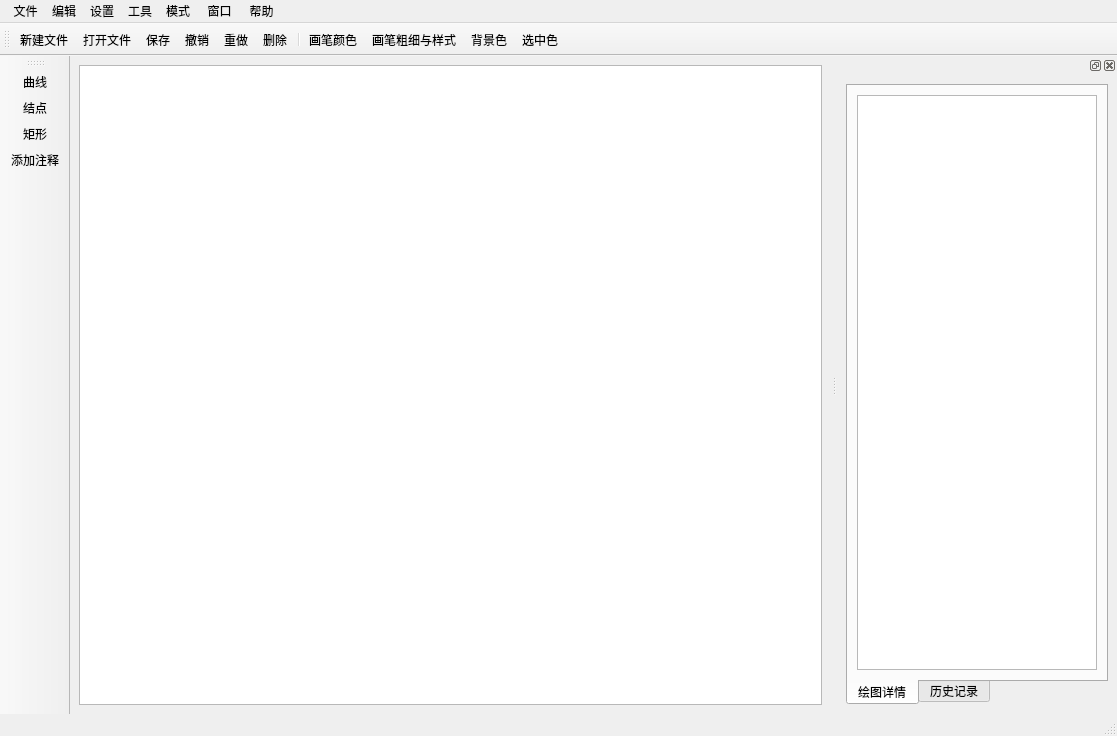
<?xml version="1.0" encoding="UTF-8"?>
<ui version="4.0">
 <class>MainWindow</class>
 <widget class="QMainWindow" name="MainWindow">
  <property name="geometry">
   <rect>
    <x>0</x>
    <y>0</y>
    <width>1117</width>
    <height>736</height>
   </rect>
  </property>
  <property name="windowTitle">
   <string>MainWindow</string>
  </property>
  <widget class="QWidget" name="centralwidget">
   <layout class="QVBoxLayout" name="verticalLayout_4">
    <item>
     <widget class="QGraphicsView" name="graphicsView">
      <property name="renderHints">
       <set>QPainter::Antialiasing|QPainter::TextAntialiasing</set>
      </property>
     </widget>
    </item>
   </layout>
  </widget>
  <widget class="QMenuBar" name="menubar">
   <property name="geometry">
    <rect>
     <x>0</x>
     <y>0</y>
     <width>1117</width>
     <height>26</height>
    </rect>
   </property>
   <widget class="QMenu" name="menuFile">
    <property name="title">
     <string> 文件</string>
    </property>
    <widget class="QMenu" name="menuRecent_File">
     <property name="title">
      <string> 最近打开的文件</string>
     </property>
     <addaction name="actionFlie_List"/>
    </widget>
    <addaction name="actionNew"/>
    <addaction name="actionOpen"/>
    <addaction name="menuRecent_File"/>
    <addaction name="separator"/>
    <addaction name="actionSave"/>
    <addaction name="actionSave_Image"/>
    <addaction name="actionSave_As"/>
    <addaction name="actionSave_All"/>
    <addaction name="separator"/>
    <addaction name="actionImport_Data"/>
    <addaction name="actionOutput_Data"/>
    <addaction name="separator"/>
    <addaction name="actionClose"/>
    <addaction name="separator"/>
    <addaction name="actionQuit"/>
   </widget>
   <widget class="QMenu" name="menuEdit">
    <property name="title">
     <string>编辑</string>
    </property>
    <widget class="QMenu" name="menuFind_or_Replace">
     <property name="title">
      <string>查找/替换</string>
     </property>
     <addaction name="actionFind"/>
     <addaction name="actionReplace"/>
    </widget>
    <addaction name="actionUndo"/>
    <addaction name="actionRedo"/>
    <addaction name="actionDelete"/>
    <addaction name="menuFind_or_Replace"/>
   </widget>
   <widget class="QMenu" name="menuSettings">
    <property name="title">
     <string>设置</string>
    </property>
    <widget class="QMenu" name="menuDraw_Tools">
     <property name="title">
      <string>绘图工具</string>
     </property>
     <widget class="QMenu" name="menuLine">
      <property name="title">
       <string>线</string>
      </property>
      <addaction name="actionArc"/>
     </widget>
     <addaction name="menuLine"/>
     <addaction name="actionCircle"/>
     <addaction name="actionRectangle"/>
    </widget>
    <addaction name="menuDraw_Tools"/>
    <addaction name="separator"/>
    <addaction name="actionPen_Thickness"/>
    <addaction name="actionPen_Color"/>
    <addaction name="actionBackground_Color"/>
    <addaction name="actionAccent_Color"/>
    <addaction name="actionProperty_And_History"/>
   </widget>
   <widget class="QMenu" name="menuTools">
    <property name="title">
     <string>工具</string>
    </property>
    <widget class="QMenu" name="menuNodes_Edges_Details">
     <property name="title">
      <string>结点与边详情</string>
     </property>
     <widget class="QMenu" name="menuNode_s_Degree">
      <property name="title">
       <string>结点的度</string>
      </property>
      <widget class="QMenu" name="menuDigraph_s_Degrees">
       <property name="title">
        <string>有向图的度</string>
       </property>
       <addaction name="actionOut_degree"/>
       <addaction name="actionIn_degree"/>
      </widget>
      <addaction name="menuDigraph_s_Degrees"/>
      <addaction name="actionRedigraph_s_Degrees"/>
     </widget>
     <addaction name="actionNode_s_Name"/>
     <addaction name="actionEdge_Name"/>
     <addaction name="actionEdge_s_Weight"/>
     <addaction name="menuNode_s_Degree"/>
    </widget>
    <widget class="QMenu" name="menuPathway_and_Loop">
     <property name="title">
      <string>通路和回路</string>
     </property>
     <widget class="QMenu" name="menuPathway">
      <property name="title">
       <string> 通路</string>
      </property>
      <addaction name="actionEasy_Pathway"/>
      <addaction name="actionComplicated_Pathway"/>
     </widget>
     <widget class="QMenu" name="menuLoop">
      <property name="title">
       <string> 回路</string>
      </property>
      <addaction name="actionEasy_Loop"/>
      <addaction name="actionComplicated_Loop"/>
     </widget>
     <addaction name="menuPathway"/>
     <addaction name="menuLoop"/>
    </widget>
    <widget class="QMenu" name="menuGraph_Matrix">
     <property name="title">
      <string>图的矩阵</string>
     </property>
     <addaction name="actionIncidence_Matrix_Undigraph"/>
     <addaction name="actionAdjacent_Matrix_Digraph"/>
     <addaction name="actionReachable_Matrix"/>
    </widget>
    <widget class="QMenu" name="menuSpecial_Graph">
     <property name="title">
      <string>特殊图</string>
     </property>
     <widget class="QMenu" name="menuEuler_Graph">
      <property name="title">
       <string>欧拉图</string>
      </property>
      <addaction name="actionFind_Euler_Loop"/>
      <addaction name="actionEuler_PathWay"/>
     </widget>
     <widget class="QMenu" name="menuHamiltonian_Graph">
      <property name="title">
       <string>哈密顿图</string>
      </property>
      <addaction name="actionFind_Hamiltonian_Loop"/>
     </widget>
     <addaction name="actionBigraph"/>
     <addaction name="menuEuler_Graph"/>
     <addaction name="menuHamiltonian_Graph"/>
    </widget>
    <widget class="QMenu" name="menuShortest_Path_and_Critical_Path">
     <property name="title">
      <string>最短路径和关键路径</string>
     </property>
     <addaction name="actionShortest_Path"/>
     <addaction name="actionCritical_Path"/>
    </widget>
    <addaction name="menuNodes_Edges_Details"/>
    <addaction name="menuPathway_and_Loop"/>
    <addaction name="menuGraph_Matrix"/>
    <addaction name="menuSpecial_Graph"/>
    <addaction name="menuShortest_Path_and_Critical_Path"/>
    <addaction name="actionGraph_Coloring_Problem"/>
   </widget>
   <widget class="QMenu" name="menuMode">
    <property name="title">
     <string>模式</string>
    </property>
    <addaction name="actionRedigraph_Mode"/>
    <addaction name="actionDigraph_Mode"/>
   </widget>
   <widget class="QMenu" name="menuWinodws">
    <property name="title">
     <string> 窗口</string>
    </property>
    <widget class="QMenu" name="menuLanguage">
     <property name="title">
      <string> 语言</string>
     </property>
     <addaction name="actionSetEnglish"/>
     <addaction name="actionSetChinese"/>
    </widget>
    <addaction name="actionMinimise"/>
    <addaction name="actionMaximize"/>
    <addaction name="actionMini_Mode"/>
    <addaction name="actionHide_ToolBar"/>
    <addaction name="menuLanguage"/>
   </widget>
   <widget class="QMenu" name="menuHelp">
    <property name="title">
     <string> 帮助</string>
    </property>
    <addaction name="actionConnect_Author"/>
    <addaction name="actionWelcome"/>
    <addaction name="actionHelp_Document"/>
   </widget>
   <addaction name="menuFile"/>
   <addaction name="menuEdit"/>
   <addaction name="menuSettings"/>
   <addaction name="menuTools"/>
   <addaction name="menuMode"/>
   <addaction name="menuWinodws"/>
   <addaction name="menuHelp"/>
  </widget>
  <widget class="QStatusBar" name="statusbar"/>
  <widget class="QToolBar" name="general_utility_toolBar">
   <property name="windowTitle">
    <string>  常规功能</string>
   </property>
   <attribute name="toolBarArea">
    <enum>TopToolBarArea</enum>
   </attribute>
   <attribute name="toolBarBreak">
    <bool>false</bool>
   </attribute>
   <addaction name="actionNew"/>
   <addaction name="actionOpen"/>
   <addaction name="actionSave"/>
   <addaction name="actionUndo"/>
   <addaction name="actionRedo"/>
   <addaction name="actionDelete"/>
   <addaction name="separator"/>
   <addaction name="actionPen_Color"/>
   <addaction name="actionPen_Thickness"/>
   <addaction name="actionBackground_Color"/>
   <addaction name="actionAccent_Color"/>
  </widget>
  <widget class="QToolBar" name="graphical_toolBar">
   <property name="windowTitle">
    <string> 绘图工具</string>
   </property>
   <attribute name="toolBarArea">
    <enum>LeftToolBarArea</enum>
   </attribute>
   <attribute name="toolBarBreak">
    <bool>false</bool>
   </attribute>
   <addaction name="actionArc"/>
   <addaction name="actionCircle"/>
   <addaction name="actionRectangle"/>
   <addaction name="actionAdd_Annotation"/>
  </widget>
  <widget class="QDockWidget" name="dockWidget">
   <property name="minimumSize">
    <size>
     <width>270</width>
     <height>178</height>
    </size>
   </property>
   <property name="maximumSize">
    <size>
     <width>280</width>
     <height>524287</height>
    </size>
   </property>
   <property name="allowedAreas">
    <set>Qt::LeftDockWidgetArea|Qt::RightDockWidgetArea</set>
   </property>
   <attribute name="dockWidgetArea">
    <number>2</number>
   </attribute>
   <widget class="QWidget" name="dockWidgetContents">
    <property name="minimumSize">
     <size>
      <width>260</width>
      <height>0</height>
     </size>
    </property>
    <layout class="QVBoxLayout" name="verticalLayout_2">
     <item>
      <widget class="QTabWidget" name="propertyTab">
       <property name="maximumSize">
        <size>
         <width>16777215</width>
         <height>16777215</height>
        </size>
       </property>
       <property name="tabPosition">
        <enum>QTabWidget::South</enum>
       </property>
       <property name="currentIndex">
        <number>0</number>
       </property>
       <widget class="QWidget" name="DetailsTab">
        <attribute name="title">
         <string>绘图详情</string>
        </attribute>
        <layout class="QVBoxLayout" name="verticalLayout_3">
         <item>
          <widget class="QListView" name="graphDetails">
           <property name="minimumSize">
            <size>
             <width>0</width>
             <height>0</height>
            </size>
           </property>
           <property name="maximumSize">
            <size>
             <width>16777215</width>
             <height>16777215</height>
            </size>
           </property>
          </widget>
         </item>
        </layout>
       </widget>
       <widget class="QWidget" name="HistoryTab">
        <attribute name="title">
         <string>历史记录</string>
        </attribute>
        <layout class="QVBoxLayout" name="verticalLayout">
         <item>
          <widget class="QUndoView" name="undoView">
           <property name="minimumSize">
            <size>
             <width>0</width>
             <height>0</height>
            </size>
           </property>
           <property name="maximumSize">
            <size>
             <width>265</width>
             <height>16777215</height>
            </size>
           </property>
          </widget>
         </item>
        </layout>
       </widget>
      </widget>
     </item>
    </layout>
   </widget>
  </widget>
  <action name="actionNew">
   <property name="icon">
    <iconset resource="res.qrc">
     <normaloff>:/icons/images/128.bmp</normaloff>:/icons/images/128.bmp</iconset>
   </property>
   <property name="text">
    <string>新建文件</string>
   </property>
   <property name="toolTip">
    <string>新建文件</string>
   </property>
   <property name="statusTip">
    <string>新建文件</string>
   </property>
   <property name="shortcut">
    <string>Ctrl+N</string>
   </property>
  </action>
  <action name="actionOpen">
   <property name="icon">
    <iconset resource="res.qrc">
     <normaloff>:/icons/images/132.bmp</normaloff>:/icons/images/132.bmp</iconset>
   </property>
   <property name="text">
    <string>打开文件</string>
   </property>
   <property name="toolTip">
    <string>打开文件</string>
   </property>
   <property name="statusTip">
    <string>打开文件</string>
   </property>
   <property name="shortcut">
    <string>Ctrl+O</string>
   </property>
  </action>
  <action name="actionSave">
   <property name="icon">
    <iconset resource="res.qrc">
     <normaloff>:/icons/images/SaveFile.png</normaloff>:/icons/images/SaveFile.png</iconset>
   </property>
   <property name="text">
    <string>保存</string>
   </property>
   <property name="toolTip">
    <string>保存文件</string>
   </property>
   <property name="statusTip">
    <string>保存文件</string>
   </property>
   <property name="shortcut">
    <string>Ctrl+S</string>
   </property>
  </action>
  <action name="actionSave_As">
   <property name="text">
    <string>另存为</string>
   </property>
   <property name="toolTip">
    <string>另存为</string>
   </property>
   <property name="statusTip">
    <string>另存为</string>
   </property>
  </action>
  <action name="actionSave_All">
   <property name="text">
    <string>保存全部</string>
   </property>
   <property name="toolTip">
    <string>保存全部</string>
   </property>
   <property name="statusTip">
    <string>保存所有</string>
   </property>
  </action>
  <action name="actionImport_Data">
   <property name="text">
    <string>导入数据</string>
   </property>
   <property name="toolTip">
    <string>导入数据</string>
   </property>
   <property name="statusTip">
    <string> 导出图数据</string>
   </property>
   <property name="shortcut">
    <string>Ctrl+Shift+I</string>
   </property>
  </action>
  <action name="actionOutput_Data">
   <property name="text">
    <string>导出数据</string>
   </property>
   <property name="toolTip">
    <string>导出数据</string>
   </property>
   <property name="statusTip">
    <string>导入图数据</string>
   </property>
   <property name="shortcut">
    <string>Ctrl+Shift+O</string>
   </property>
  </action>
  <action name="actionSave_Image">
   <property name="text">
    <string>保存为图片</string>
   </property>
   <property name="toolTip">
    <string>保存为图片</string>
   </property>
   <property name="statusTip">
    <string>保存为图片</string>
   </property>
  </action>
  <action name="actionClose">
   <property name="icon">
    <iconset resource="res.qrc">
     <normaloff>:/icons/images/108.bmp</normaloff>:/icons/images/108.bmp</iconset>
   </property>
   <property name="text">
    <string>关闭文件</string>
   </property>
   <property name="toolTip">
    <string>关闭文件</string>
   </property>
   <property name="statusTip">
    <string>关闭当前窗口</string>
   </property>
  </action>
  <action name="actionQuit">
   <property name="icon">
    <iconset resource="res.qrc">
     <normaloff>:/icons/images/DELETE.BMP</normaloff>:/icons/images/DELETE.BMP</iconset>
   </property>
   <property name="text">
    <string>退出应用</string>
   </property>
   <property name="toolTip">
    <string>退出应用</string>
   </property>
   <property name="statusTip">
    <string>退出应用程序</string>
   </property>
  </action>
  <action name="actionUndo">
   <property name="icon">
    <iconset resource="res.qrc">
     <normaloff>:/icons/images/undo.png</normaloff>:/icons/images/undo.png</iconset>
   </property>
   <property name="text">
    <string>撤销</string>
   </property>
   <property name="toolTip">
    <string>撤销</string>
   </property>
   <property name="shortcut">
    <string>Ctrl+Z</string>
   </property>
  </action>
  <action name="actionRedo">
   <property name="icon">
    <iconset resource="res.qrc">
     <normaloff>:/icons/images/redo.png</normaloff>:/icons/images/redo.png</iconset>
   </property>
   <property name="text">
    <string>重做</string>
   </property>
   <property name="toolTip">
    <string>重做</string>
   </property>
   <property name="shortcut">
    <string>Ctrl+Y</string>
   </property>
  </action>
  <action name="actionDelete">
   <property name="icon">
    <iconset resource="res.qrc">
     <normaloff>:/icons/images/DELETE.BMP</normaloff>:/icons/images/DELETE.BMP</iconset>
   </property>
   <property name="text">
    <string>删除</string>
   </property>
   <property name="toolTip">
    <string>删除</string>
   </property>
   <property name="shortcut">
    <string>Del</string>
   </property>
  </action>
  <action name="actionFind">
   <property name="text">
    <string>查找</string>
   </property>
   <property name="toolTip">
    <string>查找</string>
   </property>
   <property name="shortcut">
    <string>Ctrl+F</string>
   </property>
  </action>
  <action name="actionReplace">
   <property name="text">
    <string>替换</string>
   </property>
   <property name="toolTip">
    <string>替换</string>
   </property>
   <property name="shortcut">
    <string>Ctrl+R</string>
   </property>
  </action>
  <action name="actionNode_s_Name">
   <property name="text">
    <string>结点名称</string>
   </property>
   <property name="toolTip">
    <string>结点名称</string>
   </property>
  </action>
  <action name="actionEdge_s_Weight">
   <property name="text">
    <string>边的权重</string>
   </property>
   <property name="toolTip">
    <string>边的权重</string>
   </property>
  </action>
  <action name="actionRedigraph_s_Degrees">
   <property name="text">
    <string>结点度</string>
   </property>
   <property name="toolTip">
    <string>结点度</string>
   </property>
  </action>
  <action name="actionOut_degree">
   <property name="text">
    <string>出度</string>
   </property>
   <property name="toolTip">
    <string>出度</string>
   </property>
  </action>
  <action name="actionIn_degree">
   <property name="text">
    <string>入度</string>
   </property>
   <property name="toolTip">
    <string>入度</string>
   </property>
  </action>
  <action name="actionEasy_Pathway">
   <property name="text">
    <string>简单通路</string>
   </property>
   <property name="toolTip">
    <string>简单通路</string>
   </property>
  </action>
  <action name="actionComplicated_Pathway">
   <property name="text">
    <string>复杂通路</string>
   </property>
   <property name="toolTip">
    <string>复杂通路</string>
   </property>
  </action>
  <action name="actionEasy_Loop">
   <property name="text">
    <string>简单回路</string>
   </property>
   <property name="toolTip">
    <string>简单回路</string>
   </property>
  </action>
  <action name="actionComplicated_Loop">
   <property name="text">
    <string>复杂回路</string>
   </property>
   <property name="toolTip">
    <string>复杂回路</string>
   </property>
  </action>
  <action name="actionIncidence_Matrix_Undigraph">
   <property name="text">
    <string>关联矩阵</string>
   </property>
   <property name="toolTip">
    <string>关联矩阵</string>
   </property>
  </action>
  <action name="actionBigraph">
   <property name="text">
    <string>二部图</string>
   </property>
   <property name="toolTip">
    <string>二部图</string>
   </property>
  </action>
  <action name="actionShortest_Path">
   <property name="text">
    <string>最短路径</string>
   </property>
   <property name="toolTip">
    <string>最短路径</string>
   </property>
  </action>
  <action name="actionCritical_Path">
   <property name="text">
    <string>关键路径</string>
   </property>
   <property name="toolTip">
    <string>关键路径</string>
   </property>
  </action>
  <action name="actionFind_Euler_Loop">
   <property name="text">
    <string>欧拉回路</string>
   </property>
   <property name="toolTip">
    <string>寻找欧拉回路</string>
   </property>
  </action>
  <action name="actionFind_Hamiltonian_Loop">
   <property name="text">
    <string>寻找哈密顿回路</string>
   </property>
   <property name="toolTip">
    <string>寻找哈密顿回路</string>
   </property>
  </action>
  <action name="actionGraph_Coloring_Problem">
   <property name="text">
    <string>着色问题</string>
   </property>
   <property name="toolTip">
    <string>着色问题</string>
   </property>
  </action>
  <action name="actionDigraph_Mode">
   <property name="checkable">
    <bool>true</bool>
   </property>
   <property name="text">
    <string>有向图模式</string>
   </property>
   <property name="toolTip">
    <string>有向图模式</string>
   </property>
   <property name="shortcut">
    <string>F1</string>
   </property>
  </action>
  <action name="actionRedigraph_Mode">
   <property name="checkable">
    <bool>true</bool>
   </property>
   <property name="text">
    <string>无向图模式</string>
   </property>
   <property name="toolTip">
    <string>无向图模式</string>
   </property>
   <property name="shortcut">
    <string>F2</string>
   </property>
  </action>
  <action name="actionMinimise">
   <property name="text">
    <string>窗口最小化</string>
   </property>
   <property name="toolTip">
    <string>窗口最小化</string>
   </property>
  </action>
  <action name="actionMaximize">
   <property name="text">
    <string>窗口最大化</string>
   </property>
   <property name="toolTip">
    <string>窗口最大化</string>
   </property>
  </action>
  <action name="actionMini_Mode">
   <property name="text">
    <string>迷你模式</string>
   </property>
   <property name="toolTip">
    <string>迷你模式</string>
   </property>
  </action>
  <action name="actionHide_ToolBar">
   <property name="checkable">
    <bool>true</bool>
   </property>
   <property name="text">
    <string>隐藏工具栏</string>
   </property>
   <property name="toolTip">
    <string>隐藏工具栏</string>
   </property>
  </action>
  <action name="actionConnect_Author">
   <property name="text">
    <string>联系作者</string>
   </property>
   <property name="toolTip">
    <string>联系作者</string>
   </property>
  </action>
  <action name="actionWelcome">
   <property name="text">
    <string>欢迎</string>
   </property>
   <property name="toolTip">
    <string>欢迎</string>
   </property>
  </action>
  <action name="actionHelp_Document">
   <property name="text">
    <string>帮助文档</string>
   </property>
   <property name="toolTip">
    <string>帮助文档</string>
   </property>
  </action>
  <action name="actionFlie_List">
   <property name="text">
    <string>最近文件</string>
   </property>
   <property name="toolTip">
    <string>最近文件</string>
   </property>
  </action>
  <action name="actionPen_Thickness">
   <property name="icon">
    <iconset resource="res.qrc">
     <normaloff>:/icons/images/penStyle.png</normaloff>:/icons/images/penStyle.png</iconset>
   </property>
   <property name="text">
    <string>画笔粗细与样式</string>
   </property>
   <property name="toolTip">
    <string>画笔粗细与样式</string>
   </property>
   <property name="statusTip">
    <string>画笔粗细与样式</string>
   </property>
  </action>
  <action name="actionPen_Color">
   <property name="icon">
    <iconset resource="res.qrc">
     <normaloff>:/icons/images/penColor.png</normaloff>:/icons/images/penColor.png</iconset>
   </property>
   <property name="text">
    <string>画笔颜色</string>
   </property>
   <property name="toolTip">
    <string>画笔颜色</string>
   </property>
   <property name="statusTip">
    <string>画笔颜色</string>
   </property>
  </action>
  <action name="actionBackground_Color">
   <property name="icon">
    <iconset resource="res.qrc">
     <normaloff>:/icons/images/backgroundColor.png</normaloff>:/icons/images/backgroundColor.png</iconset>
   </property>
   <property name="text">
    <string>背景色</string>
   </property>
   <property name="toolTip">
    <string>背景色</string>
   </property>
  </action>
  <action name="actionArc">
   <property name="icon">
    <iconset resource="res.qrc">
     <normaloff>:/icons/images/favicon.ico</normaloff>:/icons/images/favicon.ico</iconset>
   </property>
   <property name="text">
    <string>曲线</string>
   </property>
   <property name="toolTip">
    <string>曲线</string>
   </property>
   <property name="statusTip">
    <string>曲线</string>
   </property>
  </action>
  <action name="actionCircle">
   <property name="icon">
    <iconset resource="res.qrc">
     <normaloff>:/icons/images/dot_72px_1154609_easyicon.net.ico</normaloff>:/icons/images/dot_72px_1154609_easyicon.net.ico</iconset>
   </property>
   <property name="text">
    <string>结点</string>
   </property>
   <property name="toolTip">
    <string>结点</string>
   </property>
   <property name="statusTip">
    <string>结点</string>
   </property>
  </action>
  <action name="actionSetEnglish">
   <property name="checkable">
    <bool>true</bool>
   </property>
   <property name="text">
    <string>English</string>
   </property>
  </action>
  <action name="actionSetChinese">
   <property name="checkable">
    <bool>true</bool>
   </property>
   <property name="text">
    <string>中文</string>
   </property>
   <property name="toolTip">
    <string>中文</string>
   </property>
  </action>
  <action name="actionAdd_Annotation">
   <property name="icon">
    <iconset resource="res.qrc">
     <normaloff>:/icons/images/text_128px_1258351_easyicon.net.ico</normaloff>
     <normalon>:/icons/images/800.bmp</normalon>:/icons/images/text_128px_1258351_easyicon.net.ico</iconset>
   </property>
   <property name="text">
    <string>添加注释</string>
   </property>
   <property name="toolTip">
    <string>添加注释</string>
   </property>
   <property name="statusTip">
    <string>文本</string>
   </property>
  </action>
  <action name="actionProperty_And_History">
   <property name="checkable">
    <bool>true</bool>
   </property>
   <property name="text">
    <string>属性与历史记录</string>
   </property>
   <property name="toolTip">
    <string>属性与历史记录</string>
   </property>
  </action>
  <action name="actionRectangle">
   <property name="icon">
    <iconset resource="res.qrc">
     <normaloff>:/icons/images/Rectangular_marquee_tool_128px_1185795_easyicon.net.ico</normaloff>:/icons/images/Rectangular_marquee_tool_128px_1185795_easyicon.net.ico</iconset>
   </property>
   <property name="text">
    <string>矩形</string>
   </property>
   <property name="toolTip">
    <string>矩形</string>
   </property>
   <property name="statusTip">
    <string>矩形框</string>
   </property>
  </action>
  <action name="actionAccent_Color">
   <property name="icon">
    <iconset resource="res.qrc">
     <normaloff>:/icons/images/rt_penColor.png</normaloff>:/icons/images/rt_penColor.png</iconset>
   </property>
   <property name="text">
    <string>选中色</string>
   </property>
   <property name="toolTip">
    <string>强调色</string>
   </property>
  </action>
  <action name="actionAdjacent_Matrix_Digraph">
   <property name="text">
    <string>邻接矩阵</string>
   </property>
  </action>
  <action name="actionReachable_Matrix">
   <property name="text">
    <string>可达矩阵</string>
   </property>
  </action>
  <action name="actionEdge_Name">
   <property name="text">
    <string>边名称</string>
   </property>
  </action>
  <action name="actionEuler_PathWay">
   <property name="text">
    <string>欧拉通路</string>
   </property>
  </action>
 </widget>
 <resources>
  <include location="res.qrc"/>
 </resources>
 <connections>
  <connection>
   <sender>actionHide_ToolBar</sender>
   <signal>triggered()</signal>
   <receiver>general_utility_toolBar</receiver>
   <slot>hide()</slot>
   <hints>
    <hint type="sourcelabel">
     <x>-1</x>
     <y>-1</y>
    </hint>
    <hint type="destinationlabel">
     <x>555</x>
     <y>32</y>
    </hint>
   </hints>
  </connection>
  <connection>
   <sender>actionHide_ToolBar</sender>
   <signal>triggered()</signal>
   <receiver>graphical_toolBar</receiver>
   <slot>hide()</slot>
   <hints>
    <hint type="sourcelabel">
     <x>-1</x>
     <y>-1</y>
    </hint>
    <hint type="destinationlabel">
     <x>6</x>
     <y>377</y>
    </hint>
   </hints>
  </connection>
  <connection>
   <sender>actionMinimise</sender>
   <signal>triggered()</signal>
   <receiver>MainWindow</receiver>
   <slot>showMinimized()</slot>
   <hints>
    <hint type="sourcelabel">
     <x>-1</x>
     <y>-1</y>
    </hint>
    <hint type="destinationlabel">
     <x>555</x>
     <y>370</y>
    </hint>
   </hints>
  </connection>
  <connection>
   <sender>actionMaximize</sender>
   <signal>triggered()</signal>
   <receiver>MainWindow</receiver>
   <slot>showMaximized()</slot>
   <hints>
    <hint type="sourcelabel">
     <x>-1</x>
     <y>-1</y>
    </hint>
    <hint type="destinationlabel">
     <x>555</x>
     <y>370</y>
    </hint>
   </hints>
  </connection>
 </connections>
</ui>
